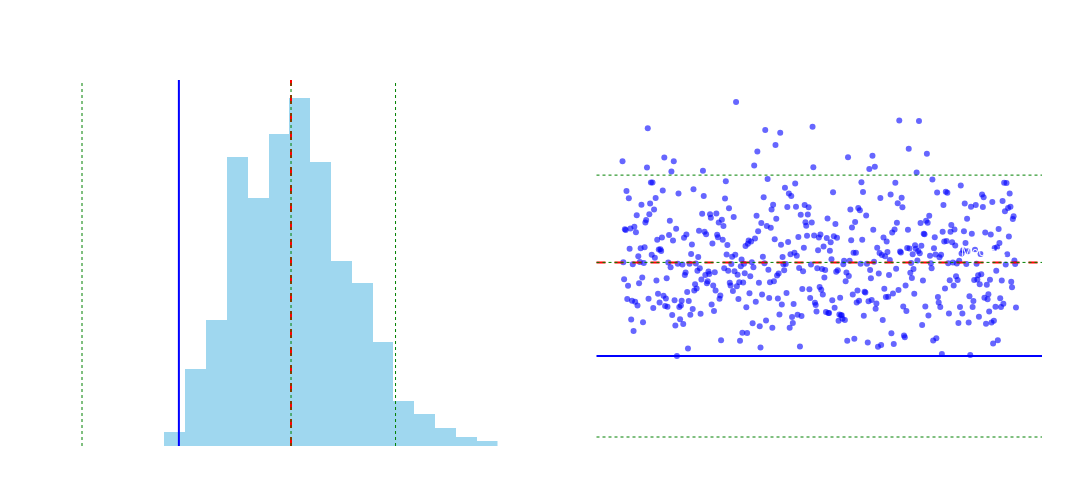

The code cell stored with this chart in its notebook:
### Code cell
delta_k_median, delta_values, delta_k_min = compute_and_plot_delta_k_thresholds(h, batch_size)

### Figure 1 — Plotly figure (JSON) as saved in the notebook; plotly's stock layout.template omitted (floating-point values rounded to 4 significant figures; data arrays with more than 128 entries replaced by an {"elided": "..."} marker saying what was removed)
{"data": [{"histnorm": "probability density", "marker": {"color": "skyblue"}, "name": "delta_k Thresholds", "nbinsx": 30, "opacity": 0.8, "showlegend": false, "type": "histogram", "x": {"elided": "500 float values"}, "xaxis": "x", "yaxis": "y"}, {"marker": {"color": "blue", "opacity": 0.6, "size": 6}, "mode": "markers", "name": "delta_k Thresholds", "showlegend": false, "type": "scatter", "x": {"elided": "500 int values"}, "xaxis": "x2", "y": {"elided": "500 float values"}, "yaxis": "y2"}], "layout": {"annotations": [{"font": {"size": 16}, "showarrow": false, "text": "Histogram of delta_k Thresholds", "x": 0.225, "xanchor": "center", "xref": "paper", "y": 1, "yanchor": "bottom", "yref": "paper"}, {"font": {"size": 16}, "showarrow": false, "text": "Scatter Plot of delta_k Thresholds", "x": 0.775, "xanchor": "center", "xref": "paper", "y": 1, "yanchor": "bottom", "yref": "paper"}, {"font": {"size": 12}, "showarrow": false, "text": "Median: 0.100", "x": 0.1004, "xanchor": "left", "xref": "x", "y": 1, "yanchor": "top", "yref": "y domain"}, {"font": {"size": 12}, "showarrow": false, "text": "Min: 0.073", "x": 0.07348, "xanchor": "right", "xref": "x", "y": 1, "yanchor": "top", "yref": "y domain"}, {"font": {"size": 10}, "showarrow": false, "text": "0.050", "x": 0.0502, "xanchor": "right", "xref": "x", "y": 1, "yanchor": "top", "yref": "y domain"}, {"font": {"size": 10}, "showarrow": false, "text": "0.100", "x": 0.1004, "xanchor": "right", "xref": "x", "y": 1, "yanchor": "top", "yref": "y domain"}, {"font": {"size": 10}, "showarrow": false, "text": "0.126", "x": 0.1255, "xanchor": "right", "xref": "x", "y": 1, "yanchor": "top", "yref": "y domain"}, {"font": {"size": 12}, "showarrow": false, "text": "Median: 0.100", "x": 1, "xanchor": "right", "xref": "x2 domain", "y": 0.1004, "yanchor": "bottom", "yref": "y2"}, {"font": {"size": 12}, "showarrow": false, "text": "Min: 0.073", "x": 0, "xanchor": "left", "xref": "x2 domain", "y": 0.07348, "yanchor": "bottom", "yref": "y2"}, {"font": {"size": 10}, "showarrow": false, "text": "0.050", "x": 1, "xanchor": "left", "xref": "x2 domain", "y": 0.0502, "yanchor": "middle", "yref": "y2"}, {"font": {"size": 10}, "showarrow": false, "text": "0.100", "x": 1, "xanchor": "left", "xref": "x2 domain", "y": 0.1004, "yanchor": "middle", "yref": "y2"}, {"font": {"size": 10}, "showarrow": false, "text": "0.126", "x": 1, "xanchor": "left", "xref": "x2 domain", "y": 0.1255, "yanchor": "middle", "yref": "y2"}], "font": {"color": "white", "size": 12}, "height": 500, "margin": {"b": 50, "l": 50, "r": 50, "t": 80}, "paper_bgcolor": "rgba(255, 255, 255, 0.1)", "plot_bgcolor": "rgba(255, 255, 255, 0.1)", "shapes": [{"line": {"color": "red", "dash": "dash", "width": 2}, "type": "line", "x0": 0.1004, "x1": 0.1004, "xref": "x", "y0": 0, "y1": 1, "yref": "y domain"}, {"line": {"color": "blue", "dash": "solid", "width": 2}, "type": "line", "x0": 0.07348, "x1": 0.07348, "xref": "x", "y0": 0, "y1": 1, "yref": "y domain"}, {"line": {"color": "green", "dash": "dot", "width": 1}, "type": "line", "x0": 0.0502, "x1": 0.0502, "xref": "x", "y0": 0, "y1": 1, "yref": "y domain"}, {"line": {"color": "green", "dash": "dot", "width": 1}, "type": "line", "x0": 0.1004, "x1": 0.1004, "xref": "x", "y0": 0, "y1": 1, "yref": "y domain"}, {"line": {"color": "green", "dash": "dot", "width": 1}, "type": "line", "x0": 0.1255, "x1": 0.1255, "xref": "x", "y0": 0, "y1": 1, "yref": "y domain"}, {"line": {"color": "red", "dash": "dash", "width": 2}, "type": "line", "x0": 0, "x1": 1, "xref": "x2 domain", "y0": 0.1004, "y1": 0.1004, "yref": "y2"}, {"line": {"color": "blue", "dash": "solid", "width": 2}, "type": "line", "x0": 0, "x1": 1, "xref": "x2 domain", "y0": 0.07348, "y1": 0.07348, "yref": "y2"}, {"line": {"color": "green", "dash": "dot", "width": 1}, "type": "line", "x0": 0, "x1": 1, "xref": "x2 domain", "y0": 0.0502, "y1": 0.0502, "yref": "y2"}, {"line": {"color": "green", "dash": "dot", "width": 1}, "type": "line", "x0": 0, "x1": 1, "xref": "x2 domain", "y0": 0.1004, "y1": 0.1004, "yref": "y2"}, {"line": {"color": "green", "dash": "dot", "width": 1}, "type": "line", "x0": 0, "x1": 1, "xref": "x2 domain", "y0": 0.1255, "y1": 0.1255, "yref": "y2"}], "showlegend": false, "title": {"font": {"size": 14}, "text": "Distribution of delta_k Thresholds (2 / max eigenvalue of H^H H) Across Samples", "x": 0.5, "xanchor": "center"}, "width": 1400, "xaxis": {"anchor": "y", "color": "white", "domain": [0, 0.45], "gridcolor": "rgba(255, 255, 255, 0.3)", "title": {"text": "delta_k Threshold"}}, "xaxis2": {"anchor": "y2", "color": "white", "domain": [0.55, 1], "gridcolor": "rgba(255, 255, 255, 0.3)", "title": {"text": "Sample Index"}}, "yaxis": {"anchor": "x", "color": "white", "domain": [0, 1], "gridcolor": "rgba(255, 255, 255, 0.3)", "title": {"text": "Probability Density"}}, "yaxis2": {"anchor": "x2", "color": "white", "domain": [0, 1], "gridcolor": "rgba(255, 255, 255, 0.3)", "title": {"text": "delta_k Threshold"}}}}
